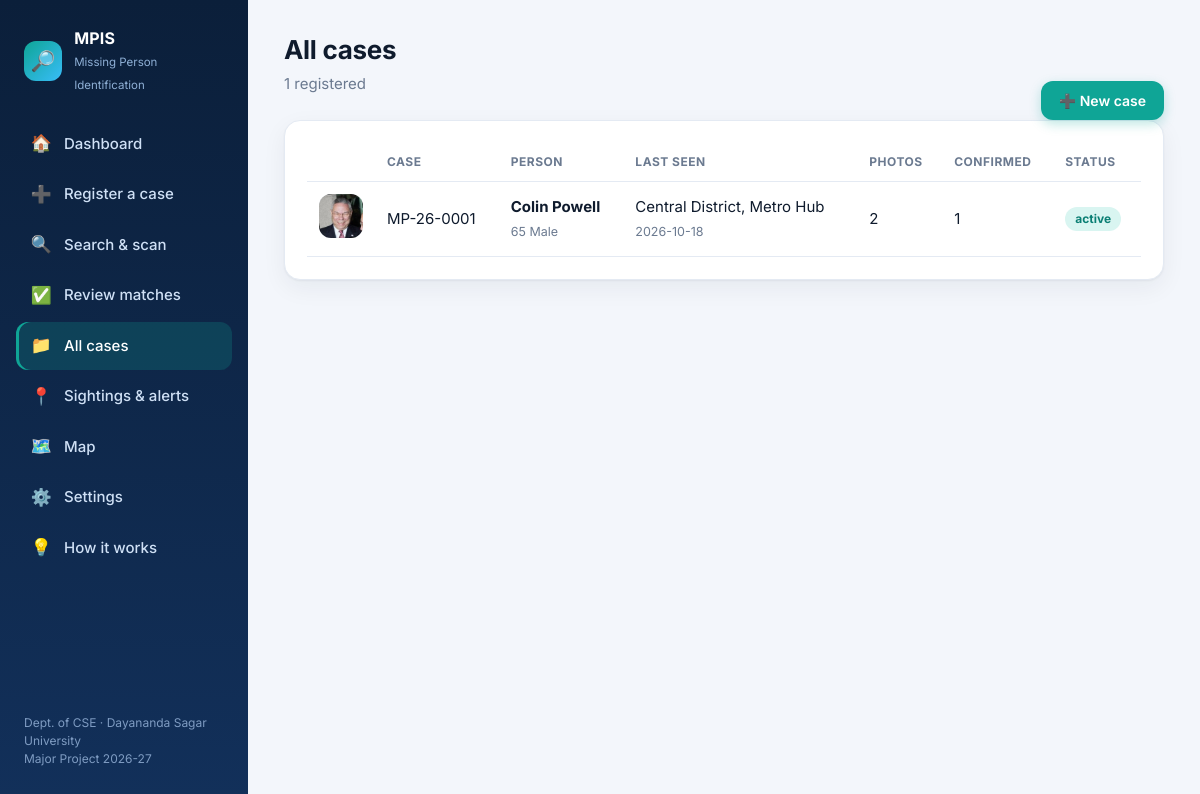
The app's page /cases with its own data.
### tables this page shows
CREATE TABLE cases(
  id INTEGER PRIMARY KEY AUTOINCREMENT, case_code TEXT UNIQUE, name TEXT NOT NULL,
  age INTEGER, gender TEXT, last_seen_place TEXT, last_seen_date TEXT, description TEXT,
  contact_name TEXT, contact_email TEXT, contact_phone TEXT,
  status TEXT DEFAULT 'active', created_at TEXT);

### app.py (the view)
@app.route("/cases")
def cases():
    rows = db.q("""SELECT c.*, (SELECT COUNT(*) FROM embeddings e WHERE e.case_id=c.id) n_photos,
                   (SELECT COUNT(*) FROM sightings s WHERE s.case_id=c.id AND s.status='confirmed') n_conf,
                   (SELECT photo_path FROM embeddings e WHERE e.case_id=c.id LIMIT 1) photo
                   FROM cases c ORDER BY c.id DESC""")
    return render_template("cases.html", cases=rows, page="cases")

### app.py (called while the page is built)
@app.context_processor
def inject():
    return {"pending_count": db.q("SELECT COUNT(*) FROM sightings WHERE status='pending'", one=True)[0]}

### core/database.py (called while the page is built)
@contextmanager
def conn():
    c = sqlite3.connect(config.DB_PATH)
    c.row_factory = sqlite3.Row
    c.execute("PRAGMA foreign_keys=ON")
    try:
        yield c
        c.commit()
    finally:
        c.close()

def q(sql, args=(), one=False):
    with conn() as c:
        rows = c.execute(sql, args).fetchall()
    return (rows[0] if rows else None) if one else rows

### templates/cases.html
{% extends "base.html" %}{% block title %}Cases{% endblock %}{% block body %}
<div style="display:flex;justify-content:space-between;align-items:end"><div><h1>All cases</h1><p class="sub">{{cases|length}} registered</p></div><a class="btn" href="/register">➕ New case</a></div>
<div class="card">{% if cases %}<table><tr><th></th><th>Case</th><th>Person</th><th>Last seen</th><th>Photos</th><th>Confirmed</th><th>Status</th></tr>
{% for c in cases %}<tr onclick="location='/cases/{{c.id}}'" style="cursor:pointer"><td width="56"><img class="avatar" src="/uploads/{{c.photo}}"></td><td>{{c.case_code}}</td><td><b>{{c.name}}</b><div class="hint">{{c.age or ''}} {{c.gender or ''}}</div></td>
<td>{{c.last_seen_place or '—'}}<div class="hint">{{c.last_seen_date or ''}}</div></td><td>{{c.n_photos}}</td><td>{{c.n_conf}}</td><td><span class="pill {{c.status}}">{{c.status}}</span></td></tr>{% endfor %}</table>
{% else %}<div class="empty"><div class="big">📂</div>No cases yet.<br><br><a class="btn" href="/register">Register the first case</a></div>{% endif %}</div>{% endblock %}

### templates/base.html (shortened to what this page needs)
<!doctype html><html lang="en"><head><meta charset="utf-8"><meta name="viewport" content="width=device-width,initial-scale=1">
<link rel="stylesheet" href="{{ url_for('static', filename='css/style.css') }}"></head><body>
<div class="shell"><aside class="side">
 <div class="brand"><div class="logo">🔎</div><div><b>MPIS</b><small>Missing Person Identification</small></div></div>
 <nav class="nav">
  {% set items=[('dashboard','/','🏠','Dashboard'),('register','/register','➕','Register a case'),('search','/search','🔍','Search & scan'),('review','/review','✅','Review matches'),('cases','/cases','📁','All cases'),('sightings','/sightings','📍','Sightings & alerts'),('map','/map','🗺️','Map'),('settings','/settings','⚙️','Settings'),('about','/about','💡','How it works')] %}
  {% for k,u,i,l in items %}<a href="{{u}}" class="{{'on' if page==k}}"><span class="ic">{{i}}</span>{{l}}{% if k=='review' and pending_count %}<span class="badge">{{pending_count}}</span>{% endif %}</a>{% endfor %}
 </nav><div class="foot">Dept. of CSE · Dayananda Sagar University<br>Major Project 2026-27</div></aside>
<main class="main">{% block body %}{% endblock %}</main></div>
<script src="{{ url_for('static', filename='js/app.js') }}"></script>{% block scripts %}{% endblock %}</body></html>

### static/css/style.css (style rules this page uses)
:root { --bg:#f3f6fb; --card:#fff; --ink:#0f1b2d; --muted:#6b7a90; --line:#e4eaf3; --navy:#0b1f3a; --navy2:#12305a; --teal:#0fa596; --teal-d:#0b7f74; --teal-l:#d9f5f1; --amber:#f59e0b; --amber-l:#fff4d6; --red:#e5484d; --red-l:#fde8e8; --green:#16a34a; --green-l:#dcf7e6; --r:16px; --shadow:0 1px 2px rgba(15,27,45,.05),0 8px 24px rgba(15,27,45,.06); }
* { box-sizing:border-box }
html { scroll-behavior:smooth }
body { margin:0;font-family:Inter,system-ui,-apple-system,"Segoe UI",Roboto,sans-serif;background:var(--bg);color:var(--ink);font-size:15px;line-height:1.5 }
a { color:var(--teal-d);text-decoration:none }
.shell { display:flex;min-height:100vh }
.side { width:248px;background:linear-gradient(180deg,var(--navy),var(--navy2));color:#cfe0f5;padding:22px 16px;position:fixed;inset:0 auto 0 0;display:flex;flex-direction:column;z-index:20 }
.brand { display:flex;gap:12px;align-items:center;padding:4px 8px 22px;color:#fff }
.brand .logo { width:40px;height:40px;border-radius:12px;background:linear-gradient(135deg,var(--teal),#38bdf8);display:grid;place-items:center;font-size:20px }
.brand b { display:block;font-size:16px;letter-spacing:.2px }
.brand small { color:#8fb0d6;font-size:11.5px }
.nav a { display:flex;align-items:center;gap:12px;padding:11px 14px;margin:3px 0;border-radius:12px;color:#cfe0f5;font-weight:500;transition:.18s }
.nav a.on { background:rgba(15,165,150,.22);color:#fff;box-shadow:inset 3px 0 0 var(--teal) }
.nav .ic { width:22px;text-align:center;font-size:17px }
.side .foot { margin-top:auto;font-size:12px;color:#7f9cc2;padding:10px 8px }
.main { margin-left:248px;flex:1;padding:30px 36px 60px;max-width:1280px }
h1 { font-size:26px;margin:0 0 4px;letter-spacing:-.3px }
.sub { color:var(--muted);margin:0 0 24px }
.card { background:var(--card);border-radius:var(--r);box-shadow:var(--shadow);padding:22px;border:1px solid var(--line) }
.btn { display:inline-flex;align-items:center;gap:8px;border:0;border-radius:12px;padding:11px 18px;font:600 14px Inter,sans-serif;cursor:pointer;background:var(--teal);color:#fff;transition:.15s;box-shadow:0 4px 12px rgba(15,165,150,.28) }
.hint { color:var(--muted);font-size:12.5px;margin-top:5px }
.pill { display:inline-block;padding:3px 10px;border-radius:999px;font-size:12px;font-weight:700 }
.pill.active { background:var(--teal-l);color:var(--teal-d) }
table { width:100%;border-collapse:collapse }
th { text-align:left;font-size:12px;text-transform:uppercase;letter-spacing:.5px;color:var(--muted);padding:10px 12px;border-bottom:1px solid var(--line) }
td { padding:12px;border-bottom:1px solid var(--line);vertical-align:middle }
.avatar { width:44px;height:44px;border-radius:12px;object-fit:cover;background:#e8eef7 }

### records on screen
cases: case_code "MP-26-0001", name "Colin Powell", age "65", gender "Male", last_seen_place "Central District, Metro Hub", last_seen_date "2026-10-18", n_photos "2", n_conf "1", status "active"

### other values on screen
{{ i }} "🏠" "➕" "🔍" "✅" "📁" "📍" "🗺️" "⚙️" "💡"
{{ l }} "Dashboard" "Register a case" "Search & scan" "Review matches" "All cases" "Sightings & alerts" "Map" "Settings" "How it works"
{{ cases|length }} "1"
